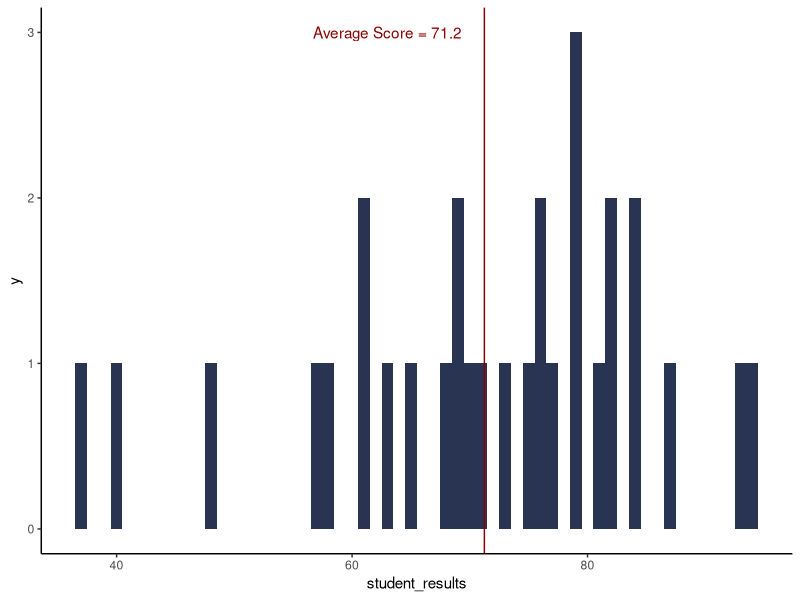
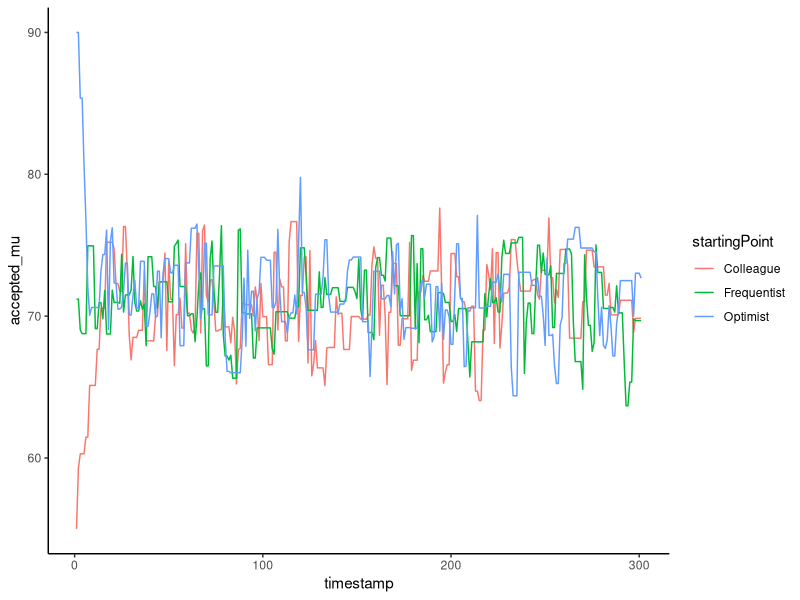
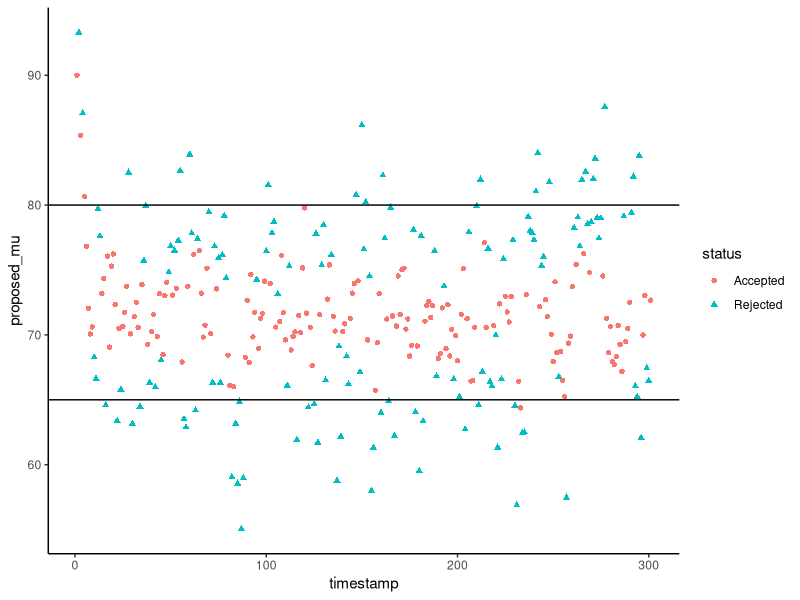
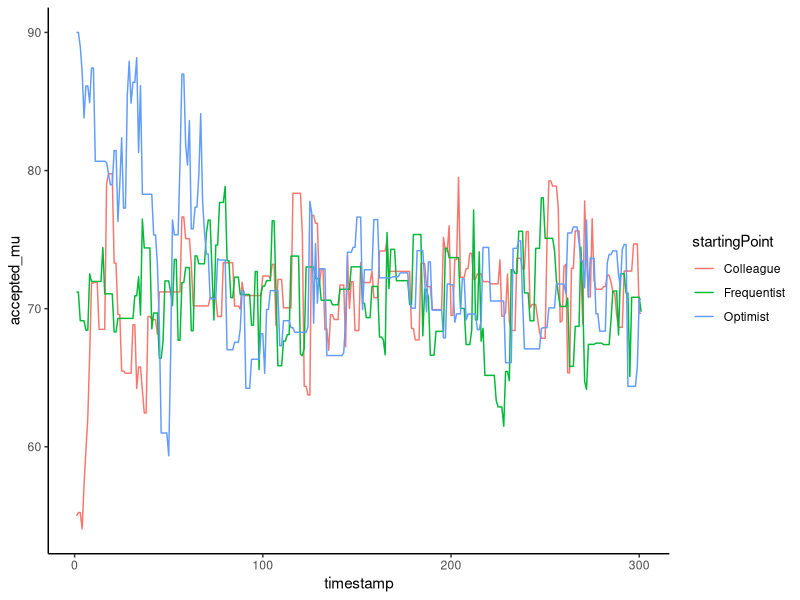
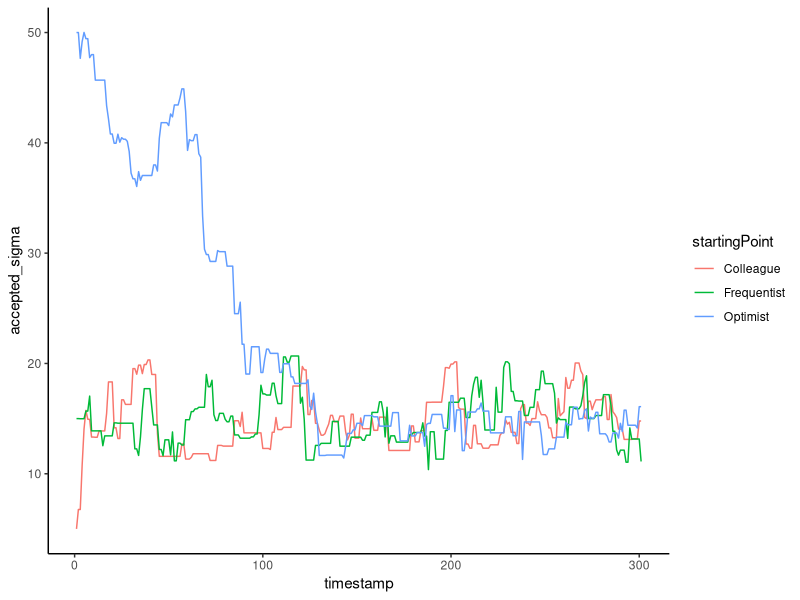
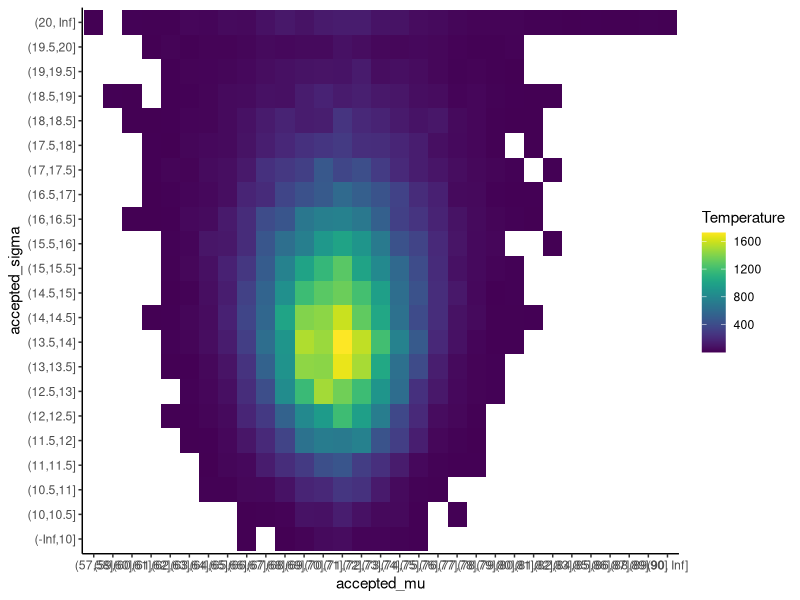

Source code (R) for these figures, in order:
## ---- chunk 1
library(tidyverse)
library(viridis)
## ---- chunk 2
set.seed(1)
student_results <- rnorm(n = 30, mean = 70, sd = 15)
student_results[student_results > 100] = 100
ggplot() +
  aes(student_results) +
  geom_histogram(binwidth = 1, fill = '#293352') +
  theme_classic() +
  geom_vline(xintercept = mean(student_results), colour = 'dark red') +
  geom_text(aes(x = 63, label = 'Average Score = 71.2', y = 3), colour = 'dark red', text = element_text(size = 11))
## ---- chunk 3
metropolis_algo <- function(data, proposed_mu, niter = 500){
  mu_vector = c(proposed_mu)
  new_mu = c(proposed_mu)
  for(i in 1:niter){ #do x runs
    proposal_draw = rnorm(1, 0, 5)# We define an arbitrary proposal mechanism; in this case, you draw from a normal distribution with mean 0 and sd 5
    
    # Compare the earlier proposal value for mu with the new. 
    candidate1 = sum(log(dnorm(data, proposed_mu, 15)))
    candidate2 = sum(log(dnorm(data, proposed_mu + proposal_draw, 15)))
    new_mu = c(new_mu, proposed_mu + proposal_draw)
    
    # If new proposed value gives you a higher chance of observing first_value, accept it. Otherwise, accept new proposal with probability proportionate to how much lower the posterior is compared to the original proposal. This prevents getting stuck in local maxima.
    if(candidate2 > candidate1){
      proposed_mu = proposed_mu + proposal_draw
    } else {
      if(runif(1, 0, 1) <= (exp(candidate2 - candidate1))){
        proposed_mu = proposed_mu + proposal_draw
      }
    }
    
    # Store each winning proposal to a vector
    mu_vector = c(mu_vector, proposed_mu)
  }
  return(data.frame(mu_vector) %>% cbind(new_mu))
}
## ---- chunk 4
niter = 300
mu_frequentist <- as.data.frame(x = metropolis_algo(student_results, 71.2, niter = niter)) %>%
  `colnames<-`(c('accepted_mu', 'proposed_mu')) %>%
  mutate(status = if_else(accepted_mu == proposed_mu, 'Accepted', 'Rejected')) %>%
  mutate(startingPoint = 'Frequentist')
mu_colleague <- as.data.frame(x = metropolis_algo(student_results, 55, niter = niter)) %>%
  `colnames<-`(c('accepted_mu', 'proposed_mu')) %>%
  mutate(status = if_else(accepted_mu == proposed_mu, 'Accepted', 'Rejected')) %>%
  mutate(startingPoint = 'Colleague')
mu_optimist <- as.data.frame(x = metropolis_algo(student_results, 90, niter = niter)) %>%
  `colnames<-`(c('accepted_mu', 'proposed_mu')) %>%
  mutate(status = if_else(accepted_mu == proposed_mu, 'Accepted', 'Rejected')) %>%
  mutate(startingPoint = 'Optimist')
## ---- chunk 5
mu_frequentist %>%
  bind_rows(mu_colleague) %>%
  bind_rows(mu_optimist) %>%
  select(accepted_mu, startingPoint) %>%
  bind_cols(timestamp = rep(1:(niter+1), 3)) %>%
  ggplot(aes(x = timestamp, y = accepted_mu, colour = `startingPoint`)) +
  geom_line() +
  theme_classic()
## ---- chunk 6
mu_frequentist %>%
  bind_rows(mu_colleague) %>%
  bind_rows(mu_optimist) %>%
  filter(startingPoint == 'Optimist') %>%
  select(proposed_mu, status) %>%
  bind_cols(timestamp = rep(1:(niter+1), 1)) %>%
  ggplot(aes(x = timestamp, y = proposed_mu, group = `status`)) +
  geom_point(aes(shape = status, colour = status)) +
  theme_classic() +
  geom_hline(yintercept = 80) +
  geom_hline(yintercept = 65)
## ---- chunk 7
metropolis_algo_multiDim <- function(data, proposed_mu, proposed_sigma, niter = 500){
  mu_vector = c(proposed_mu)
  new_mu = c(proposed_mu)
  
  sigma_vector = c(proposed_sigma)
  new_sigma = c(proposed_sigma)
  
  for(i in 1:niter){ #do x runs
    proposal_draw_mu = rnorm(1, 0, 5)# We define an arbitrary proposal mechanism; in this case, you draw from a normal distribution with mean 0 and sd 5
    proposal_draw_sigma = rnorm(1, 0, 2)
    
    # Compare the earlier proposal value for mu with the new. 
    candidate1 = sum(log(dnorm(data, proposed_mu, proposed_sigma)))
    candidate2 = sum(log(dnorm(data, proposed_mu + proposal_draw_mu, proposed_sigma + proposal_draw_sigma)))
    
    new_mu = c(new_mu, proposed_mu + proposal_draw_mu)
    new_sigma = c(new_sigma, proposed_sigma + proposal_draw_sigma)
    
    # If new proposed value gives you a higher chance of observing first_value, accept it. Otherwise, accept new proposal with probability proportionate to how much lower the posterior is compared to the original proposal. This prevents getting stuck in local maxima.
    if(candidate2 > candidate1){
      proposed_mu = proposed_mu + proposal_draw_mu
      proposed_sigma = proposed_sigma + proposal_draw_sigma
    } else {
      if(runif(1, 0, 1) <= (exp(candidate2 - candidate1))){
        proposed_mu = proposed_mu + proposal_draw_mu
        proposed_sigma = proposed_sigma + proposal_draw_sigma
      }
    }
    
    # Store each winning proposal to a vector
    mu_vector = c(mu_vector, proposed_mu)
    sigma_vector = c(sigma_vector, proposed_sigma)
  }
  return(data.frame(mu_vector) %>% cbind(new_mu) %>% cbind(sigma_vector) %>% cbind(new_sigma) %>% `colnames<-`(c('accepted_mu', 'proposed_mu', 'accepted_sigma', 'proposed_sigma')))
}
## ---- chunk 8
niter = 300
mu_frequentist_multiDim <- as.data.frame(x = metropolis_algo_multiDim(student_results, 71.2, proposed_sigma = 15, niter = niter)) %>%
  mutate(status_mu = if_else(accepted_mu == proposed_mu, 'Accepted', 'Rejected'),
         status_sigma = if_else(accepted_sigma == proposed_sigma, 'Accepted', 'Rejected')) %>%
  mutate(startingPoint = 'Frequentist')
mu_colleague_multiDim <- as.data.frame(x = metropolis_algo_multiDim(student_results, 55, proposed_sigma = 5, niter = niter)) %>%
    mutate(status_mu = if_else(accepted_mu == proposed_mu, 'Accepted', 'Rejected'),
           status_sigma = if_else(accepted_sigma == proposed_sigma, 'Accepted', 'Rejected')) %>%
  mutate(startingPoint = 'Colleague')
mu_optimist_multiDim <- as.data.frame(x = metropolis_algo_multiDim(student_results, 90, proposed_sigma = 50, niter = niter)) %>%
    mutate(status_mu = if_else(accepted_mu == proposed_mu, 'Accepted', 'Rejected'),
           status_sigma = if_else(accepted_sigma == proposed_sigma, 'Accepted', 'Rejected')) %>%
  mutate(startingPoint = 'Optimist')
## ---- chunk 9
mu_frequentist_multiDim %>%
  bind_rows(mu_colleague_multiDim) %>%
  bind_rows(mu_optimist_multiDim) %>%
  select(accepted_mu, startingPoint) %>%
  bind_cols(timestamp = rep(1:(niter+1), 3)) %>%
  ggplot(aes(x = timestamp, y = accepted_mu, colour = `startingPoint`)) +
  geom_line() +
  theme_classic()
## ---- chunk 10
mu_frequentist_multiDim %>%
  bind_rows(mu_colleague_multiDim) %>%
  bind_rows(mu_optimist_multiDim) %>%
  select(accepted_sigma, startingPoint) %>%
  bind_cols(timestamp = rep(1:(niter+1), 3)) %>%
  ggplot(aes(x = timestamp, y = accepted_sigma, colour = `startingPoint`)) +
  geom_line() +
  theme_classic()
## ---- chunk 11
niter = 100000
mu_optimist_multiDim <- as.data.frame(x = metropolis_algo_multiDim(student_results, 90, proposed_sigma = 50, niter = niter)) %>%
    mutate(status_mu = if_else(accepted_mu == proposed_mu, 'Accepted', 'Rejected'),
           status_sigma = if_else(accepted_sigma == proposed_sigma, 'Accepted', 'Rejected')) %>%
  mutate(startingPoint = 'Optimist')
## ---- chunk 12
mu_optimist_multiDim %>%
  bind_cols(timestamp = rep(1:(niter+1), 1)) %>%
  select(accepted_mu, accepted_sigma, timestamp) %>%
  mutate(accepted_mu = cut(accepted_mu, breaks = c(-Inf, seq(50, 90, by = 1), Inf)),
         accepted_sigma = cut(accepted_sigma, breaks = c(-Inf, seq(10, 20, by = 0.5), Inf))) %>%
  group_by(accepted_mu, accepted_sigma) %>%
  tally() %>%
  ggplot(aes(x = accepted_mu, y = accepted_sigma, fill = n)) +
  scale_fill_viridis(name="Temperature") +
  geom_tile() + 
  theme_classic()
